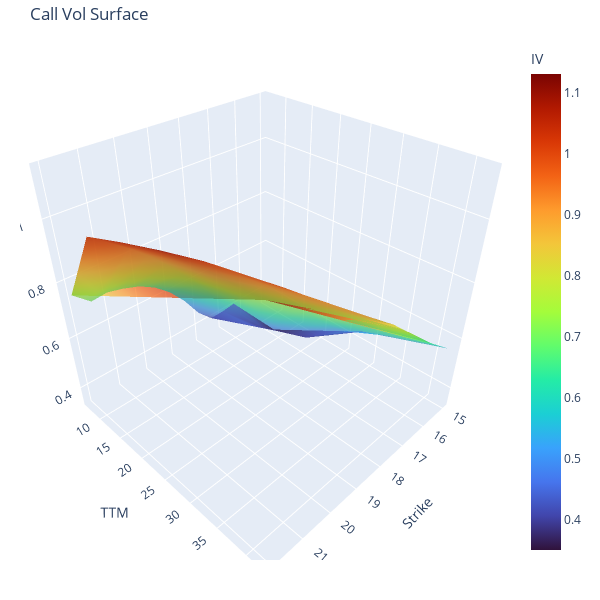

Write notebook code for a chart like this one.
### Code cell
# 3D IV plot for calls
# something needed here about colorbar
plot = go.Figure()
plot.add_trace(go.Mesh3d(
        x=c['strike_price'], 
        y=c['TTM'], 
        z=c['impl_volatility'],
        name='Call IV',
        colorbar_title='IV',
        colorscale='Turbo', # Virdis
        # This line is the key to the color gradient!!!!
        #####
        intensity =c['impl_volatility'],   ##### <- hard to find on the internet
        #####
        opacity=0.7,
        showscale=True))

plot.update_layout(title='Call Vol Surface',
        # You have to pass this scene variable for labels, I have no idea why.
        # I can't figure out how else to make the axis labels.
        scene = dict(
        xaxis_title='Strike',
        yaxis_title='TTM',
        zaxis_title='IV'),
        # size
        width=600,
        height=600,
        # reduce border size
        margin=dict(l=20, r=20, b=40, t=40))

plot.show()

### Figure 1 — Plotly figure (JSON) as saved in the notebook; plotly's stock layout.template omitted (floating-point values rounded to 4 significant figures)
{"data": [{"colorbar": {"title": {"text": "IV"}}, "colorscale": [[0, "#30123b"], [0.07143, "#4145ab"], [0.1429, "#4675ed"], [0.2143, "#39a2fc"], [0.2857, "#1bcfd4"], [0.3571, "#24eca6"], [0.4286, "#61fc6c"], [0.5, "#a4fc3b"], [0.5714, "#d1e834"], [0.6429, "#f3c63a"], [0.7143, "#fe9b2d"], [0.7857, "#f36315"], [0.8571, "#d93806"], [0.9286, "#b11901"], [1, "#7a0402"]], "intensity": [0.4171, 0.4102, 0.4092, 0.4626, 0.5416, 0.6045, 0.6501, 0.6811, 0.6995, 0.7127, 0.7071, 0.7567, 0.3502, 0.3887, 0.4277, 0.4808, 0.5501, 0.6316, 0.7076, 0.7708, 0.8308, 0.8845, 0.9305, 0.9703, 1.01, 0.4006, 0.4444, 0.4937, 0.5542, 0.6252, 0.6963, 0.764, 0.8249, 0.8826, 0.9337, 0.9798, 1.022, 1.058, 0.452, 0.5163, 0.6115, 0.7251, 0.7818, 0.8395, 0.8911, 0.9387, 0.9862, 1.028, 1.102, 0.586, 0.7358, 0.7877, 0.8354, 0.886, 0.9301, 0.9736, 1.013, 1.052, 1.088, 1.121, 0.5607, 0.6448, 0.7861, 0.8337, 0.8751, 0.9164, 0.9945, 1.131], "name": "Call IV", "opacity": 0.7, "showscale": true, "type": "mesh3d", "x": [16.5, 17, 17.5, 18, 18.5, 19, 19.5, 20, 20.5, 21, 21.5, 22, 16, 16.5, 17, 17.5, 18, 18.5, 19, 19.5, 20, 20.5, 21, 21.5, 22, 16, 16.5, 17, 17.5, 18, 18.5, 19, 19.5, 20, 20.5, 21, 21.5, 22, 15, 16, 17, 18, 18.5, 19, 19.5, 20, 20.5, 21, 22, 16, 17.5, 18, 18.5, 19, 19.5, 20, 20.5, 21, 21.5, 22, 15, 16, 17.5, 18, 18.5, 19, 20, 22], "y": [7, 7, 7, 7, 7, 7, 7, 7, 7, 7, 7, 7, 14, 14, 14, 14, 14, 14, 14, 14, 14, 14, 14, 14, 14, 21, 21, 21, 21, 21, 21, 21, 21, 21, 21, 21, 21, 21, 28, 28, 28, 28, 28, 28, 28, 28, 28, 28, 28, 35, 35, 35, 35, 35, 35, 35, 35, 35, 35, 35, 42, 42, 42, 42, 42, 42, 42, 42], "z": [0.4171, 0.4102, 0.4092, 0.4626, 0.5416, 0.6045, 0.6501, 0.6811, 0.6995, 0.7127, 0.7071, 0.7567, 0.3502, 0.3887, 0.4277, 0.4808, 0.5501, 0.6316, 0.7076, 0.7708, 0.8308, 0.8845, 0.9305, 0.9703, 1.01, 0.4006, 0.4444, 0.4937, 0.5542, 0.6252, 0.6963, 0.764, 0.8249, 0.8826, 0.9337, 0.9798, 1.022, 1.058, 0.452, 0.5163, 0.6115, 0.7251, 0.7818, 0.8395, 0.8911, 0.9387, 0.9862, 1.028, 1.102, 0.586, 0.7358, 0.7877, 0.8354, 0.886, 0.9301, 0.9736, 1.013, 1.052, 1.088, 1.121, 0.5607, 0.6448, 0.7861, 0.8337, 0.8751, 0.9164, 0.9945, 1.131]}], "layout": {"height": 600, "margin": {"b": 40, "l": 20, "r": 20, "t": 40}, "scene": {"xaxis": {"title": {"text": "Strike"}}, "yaxis": {"title": {"text": "TTM"}}, "zaxis": {"title": {"text": "IV"}}}, "title": {"text": "Call Vol Surface"}, "width": 600}}
